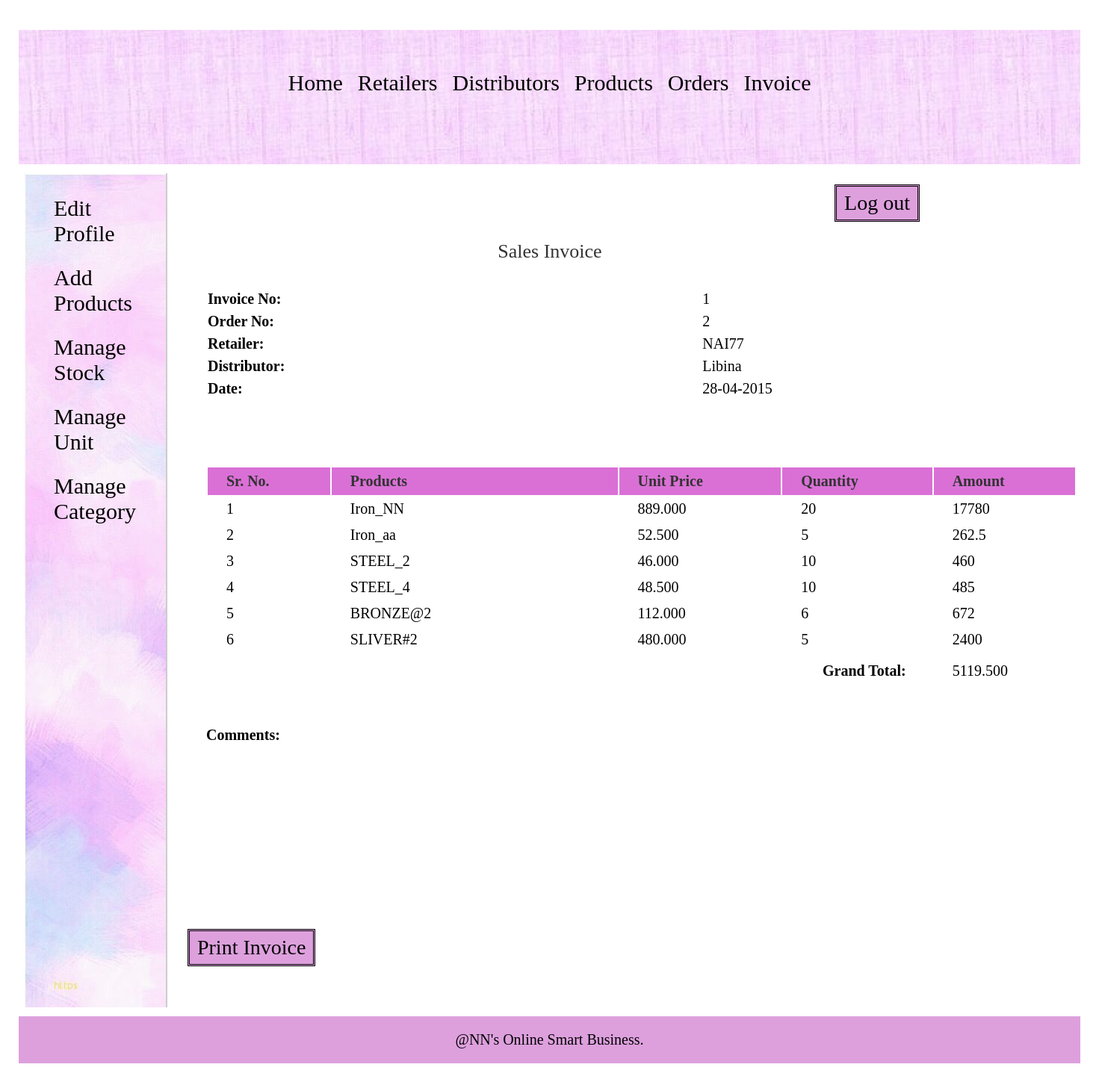
Page /manufacturer/view_invoice_items.php?id=1 (signed in) on the committed database.
### tables this page shows
CREATE TABLE `invoice` (
  `invoice_id` int(11) NOT NULL,
  `order_id` int(11) NOT NULL,
  `retailer_id` int(11) NOT NULL,
  `dist_id` int(11) NOT NULL,
  `date` date NOT NULL,
  `total_amount` decimal(10,3) NOT NULL,
  `comments` text DEFAULT NULL
);

CREATE TABLE `area` (
  `area_id` int(11) NOT NULL,
  `area_name` varchar(50) NOT NULL,
  `area_code` varchar(10) NOT NULL
);

CREATE TABLE `distributor` (
  `dist_id` int(11) NOT NULL,
  `dist_name` varchar(25) NOT NULL,
  `dist_email` varchar(50) DEFAULT NULL,
  `dist_phone` varchar(10) NOT NULL,
  `dist_address` varchar(200) DEFAULT NULL
);

CREATE TABLE `invoice_items` (
  `invoice_items_id` int(11) NOT NULL,
  `invoice_id` int(11) NOT NULL,
  `product_id` int(11) NOT NULL,
  `quantity` int(6) NOT NULL
);

CREATE TABLE `products` (
  `pro_id` int(11) NOT NULL,
  `pro_name` varchar(25) NOT NULL,
  `pro_desc` text DEFAULT NULL,
  `pro_price` decimal(10,3) NOT NULL,
  `unit` int(11) NOT NULL,
  `pro_cat` int(11) NOT NULL,
  `quantity` int(6) DEFAULT NULL
);

### manufacturer/view_invoice_items.php (the view, shortened to what this page needs)
<?php
	require("../includes/config.php");
include("translate.php");
	if(isset($_SESSION['manufacturer_login'])) {
		if(isset($_GET['id'])){
			$invoice_id = $_GET['id'];
			$queryInvoiceItems = "SELECT *,invoice_items.quantity as quantity FROM invoice,invoice_items,products WHERE invoice.invoice_id='$invoice_id' AND invoice_items.product_id=products.pro_id AND invoice_items.invoice_id=invoice.invoice_id";
			$resultInvoiceItems = mysqli_query($con,$queryInvoiceItems);
			$querySelectInvoice = "SELECT * FROM invoice,retailer,distributor,area WHERE invoice_id='$invoice_id' AND invoice.retailer_id=retailer.retailer_id AND retailer.area_id=area.area_id AND invoice.dist_id=distributor.dist_id";
			$resultSelectInvoice = mysqli_query($con,$querySelectInvoice);
			$rowSelectInvoice = mysqli_fetch_array($resultSelectInvoice);
		}
	}
	else {
		header('Location:../index.php');
	}
?>
<!DOCTYPE html>
<html>
<head>
	<link rel="stylesheet" href="../includes/main_style_sto.css" >
</head>
<body>
	<?php
		include("../includes/nav_manufacturer.inc.php");
		include("../includes/aside_manufacturer.inc.php");
	?>
	<section>
	<div id="divToPrint" style="clear:both;" >
		<h1 style="text-align:center;">Sales Invoice</h1>
		<table class="table_infoFormat">
		<tr>
			<td><b> Invoice No: </b></td>
			<td> <?php echo $rowSelectInvoice['invoice_id']; ?> </td>
		</tr>
		<tr>
			<td><b> Order No: </b></td>
			<td> <?php echo $rowSelectInvoice['order_id']; ?> </td>
		</tr>
		<tr>
			<td><b> Retailer: </b></td>
			<td> <?php echo $rowSelectInvoice['area_code']; ?> </td>
		</tr>
		<tr>
			<td><b> Distributor: </b></td>
			<td> <?php echo $rowSelectInvoice['dist_name']; ?> </td>
		</tr>
		<tr>
			<td><b> Date: </b></td>
			<td> <?php echo date("d-m-Y",strtotime($rowSelectInvoice['date'])); ?> </td>
		</tr>
		</table>
		<form action="" method="POST" class="form">
		<table class="table_invoiceFormat" style="margin-top:50px;">
			<tr>
				<th style="padding-right:25px;"> Sr. No. </th>
				<th style="padding-right:150px;"> Products </th>
				<th style="padding-right:30px;"> Unit Price </th>
				<th style="padding-right:30px;"> Quantity </th>
				<th> Amount </th>
			</tr>
			<?php $i=1; while($rowInvoiceItems = mysqli_fetch_array($resultInvoiceItems)) { ?>
			<tr>
				<td> <?php echo $i; ?> </td>
				<td> <?php echo $rowInvoiceItems['pro_name']; ?> </td>
				<td> <?php echo $rowInvoiceItems['pro_price']; ?> </td>
				<td> <?php echo $rowInvoiceItems['quantity']; ?> </td>
				<td> <?php echo $rowInvoiceItems['quantity']*$rowInvoiceItems['pro_price']; ?> </td>
			</tr>
			<?php $i++; } ?>
			<tr style="height:40px;vertical-align:bottom;">
				<td colspan="4" style="text-align:right;"><b> Grand Total: </b></td>
				<td>
				<?php
					mysqli_data_seek($resultInvoiceItems,0);
					$rowInvoiceItems = mysqli_fetch_array($resultInvoiceItems);
					echo $rowInvoiceItems['total_amount'];
				?>
				</td>
			</tr>
		</table><br/><br/>
		<b>Comments:</b> <br/> <?php echo $rowSelectInvoice['comments']; ?>
		<br/><br/><br/><br/><br/><br/>
		</div>
		<input type="button" value="Print Invoice" class="submit_button" onclick="PrintDiv();" />
	</section>
	<?php
		include("../includes/footer.inc.php");
	?>
</body>
</html>

### includes/main_style_sto.css (style rules this page uses)
* { font-family: Georgia, serif; margin:5px; padding:5px; }
.submit_button { font-size:28px; margin-top:90px; margin-right:20px; padding:6px 10px; background-color: #DDA0DD; border:double; color:black; }
section { width:1000px; padding:10px; padding-bottom:40px; }
section h1 { margin-bottom:10px; font-weight:normal; color:#333; font-size: 26px; }
table { border-collapse: separate; width:125%; }
.table_invoiceFormat th { background-color:#DA70D6 ; color:#333; padding: 7px 25px; }
.table_invoiceFormat tr { border:none; }
.table_invoiceFormat td,.table_invoiceFormat tr { padding: 5px 25px; text-align: left; }
.table_infoFormat { margin:20px 5px 25px; }
.table_infoFormat td { padding:5px 5px 0px 0px; }
.table_infoFormat td:first-child { font-weight:bold; }

### includes/nav_manufacturer.inc.php (style rules this page uses)
body { font-family: Arial, Helvetica, sans-serif; }
* { box-sizing: border-box; }

### rows in the picture
invoice: invoice_id "1", order "2", area.area_code "NAI77", dist.dist_name "Libina", date "28-04-2015", total_amount "5119.500"
invoice_items: product.pro_name "Iron_NN", product.pro_price "889.000", quantity "20", $rowInvoiceItems['quantity']*$rowInvoiceItems['pro_price'] "17780"
invoice_items: product.pro_name "Iron_aa", product.pro_price "52.500", quantity "5", $rowInvoiceItems['quantity']*$rowInvoiceItems['pro_price'] "262.5"
invoice_items: product.pro_name "STEEL_2", product.pro_price "46.000", quantity "10", $rowInvoiceItems['quantity']*$rowInvoiceItems['pro_price'] "460"
invoice_items: product.pro_name "STEEL_4", product.pro_price "48.500", quantity "10", $rowInvoiceItems['quantity']*$rowInvoiceItems['pro_price'] "485"
invoice_items: product.pro_name "BRONZE@2", product.pro_price "112.000", quantity "6", $rowInvoiceItems['quantity']*$rowInvoiceItems['pro_price'] "672"
invoice_items: product.pro_name "SLIVER#2", product.pro_price "480.000", quantity "5", $rowInvoiceItems['quantity']*$rowInvoiceItems['pro_price'] "2400"
